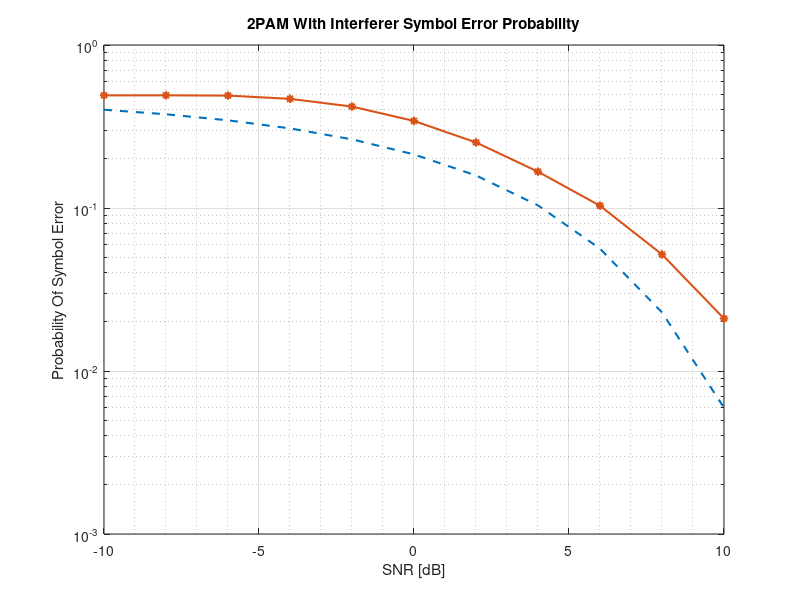

MATLAB code for this plot:
%% Evaluate the MI in various DPC problems
close all; clear; clc;

addpath(genpath('Utils'));



SNR = -10:2:10;
SIR = -3;
SNRlin = 10.^(SNR/10);
SIRlin = 10.^(SIR/10);

% generate histogram with ~sqrt(N) bins
frmLen = 1e5; Niter = 1e3;

% Init Arrays
SER = zeros(length(SNR),length(SIR));

inputMod = 'uni'; % 'uni' for uniform signal , 'mPAM' for m order PAM signal
pamOrder = log2(2);
intPdf = 'gaussian';

% define parameters
Delta = (2^pamOrder-1) + 2; % lattice constant , 1D

% Constellation Prior Distribution : calculated empirically in advanced
switch pamOrder
    case 1
        % Estimated Prior : obtained from simulation and using laplace correction
        Prior = [5.5*1e-7 3.6645*1e-4 0.0261 0.2438 0.4594 0.2438 0.0261 3.6515*1e-4 7.5*1e-7];
        Prior = Prior/sum(Prior);
        % Segment relevant to base segment : segment i means the original
        % symbol obtained by subtracting i*Delta
        Segment = [-4 -3 -2 -1 0 1 2 3 4];
        
        % generate table of original symbols (of augmented constellation)
        % and corresponding probabilities
        origSymbols = [-1 1];
        augmentedSymbols = [];
        augmentedSymbolsPrior = [];
        for i=1:length(Segment)
            augmentedSymbols = [augmentedSymbols  origSymbols + Segment(i)*2*Delta];
            pamPrior = 1/(2*pamOrder);
            augmentedSymbolsPrior = [augmentedSymbolsPrior pamPrior*ones(1,2)*Prior(i)];
        end
end

% Here Statistics loop starts
for i=1:length(SNR)
    for j=1:length(SIR)
        numOfErrs = zeros(1,Niter);
        for iterIn = 1:Niter
            
            % generate random stream  : We start from regular PAM
            ai = bi2de(reshape((rand(1,frmLen*pamOrder) > 0.5),[],pamOrder));
            pamSymbols = pammod(ai,2^pamOrder);
            in = pamSymbols; % pamSymbols + 2^pamOrder - 1 + 0.05;
            % calculate PAM index in constellation , just for decoding
            inIdx = ones(size(in));
            inIdx(in > 0) = 2;
            
            % calculate powers to calibrate simulation SNR
            Px = mean(in.^2);
            sigmaS = sqrt(Px/SIRlin(j));
            
            % generate Interferer and calculate Tx Signal
            switch intPdf
                case 'gaussian'
                    S = sigmaS*randn(frmLen,1);
                case 'PAM'
                    ai = bi2de(reshape((rand(1,frmLen*pamOrder) > 0.5),[],pamOrder));
                    interfererPamSymbols = pammod(ai,2^pamOrder);
                    S = interfererPamSymbols + 2^pamOrder - 1;
                    S = sigmaS * S/sqrt(mean(S.^2));
            end
            
            TxOutput = mod(in - S + Delta,2*Delta) - Delta;
            sigmaZ = sqrt(mean(TxOutput.^2)/SNRlin(i));
            
            % generate wgn noise
            Z = sigmaZ*randn(frmLen,1);
            
            % generate channel output
            RxInput = TxOutput + Z + S;
            
            % Decode Original PAM symbol and calculate number of errors :
            % squared error between augmented constellation and recieved
            % sample + log(prior)
            
            logLikelihoodFunction = (1/sigmaZ) * abs(RxInput(:) - augmentedSymbols).^2 ...
                - log(repmat(augmentedSymbolsPrior,length(RxInput),1));
            
            [~,decodedSymbolIdx] = min(logLikelihoodFunction,[],2);
            decodedSymbolIdx = mod(decodedSymbolIdx,2);
            decodedSymbolIdx(decodedSymbolIdx == 0) = 2;
            
            % Count Errors
            numOfErrs(iterIn) = sum(decodedSymbolIdx ~= inIdx);
            
            % break if achieve enough statistics
            if(sum(numOfErrs) > 10)
                break
            end
        end
        SER(i,j) =  sum(numOfErrs)/iterIn/frmLen;
    end
    if (SER(i,j) < 1e-6)
        SER(SER(:,j) == 0) = 0.5/(frmLen * Niter);
        break
    end
end
%% Plot Capacity(SNR) and Capacity(Eb/N0)
PAM2SER = qfunc(sqrt(2*10.^((SNR - 5)/10)));

% Capacity(SNR)
figure;
semilogy(SNR,PAM2SER,'--','LineWidth',1.5);hold on;
semilogy(SNR,SER,'-*','LineWidth',1.5)
grid on; grid minor;
xlabel('SNR [dB]'); ylabel('Probability Of Symbol Error');
title('2PAM With Interferer Symbol Error Probability')

